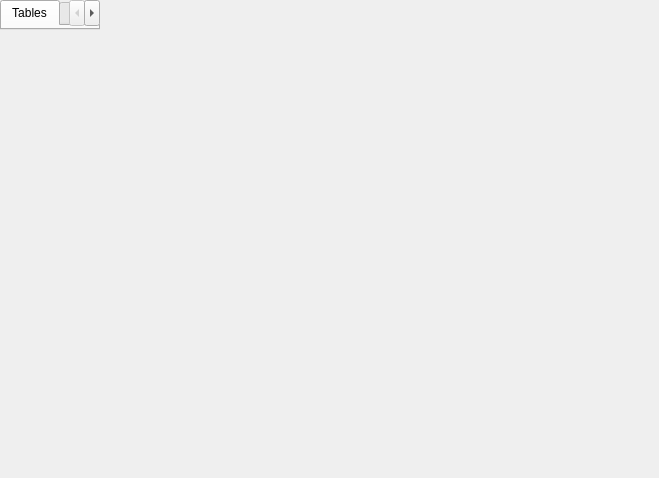
<?xml version="1.0" encoding="UTF-8"?>
<ui version="4.0">
 <class>Form</class>
 <widget class="QMainWindow" name="Form">
  <property name="geometry">
   <rect>
    <x>0</x>
    <y>0</y>
    <width>659</width>
    <height>478</height>
   </rect>
  </property>
  <property name="windowTitle">
   <string>Form</string>
  </property>
  <widget class="QTabWidget" name="tabWidget">
   <property name="currentIndex">
    <number>0</number>
   </property>
   <widget class="QWidget" name="tab">
    <attribute name="title">
     <string>Tables</string>
    </attribute>
    <layout class="QHBoxLayout" name="horizontalLayout" stretch="0,1">
     <item>
      <widget class="QListWidget" name="tableList"/>
     </item>
     <item>
      <widget class="QTableWidget" name="tableContent"/>
     </item>
    </layout>
   </widget>
   <widget class="QWidget" name="tab_2">
    <attribute name="title">
     <string>Query</string>
    </attribute>
   </widget>
  </widget>
 </widget>
 <resources/>
 <connections/>
</ui>
